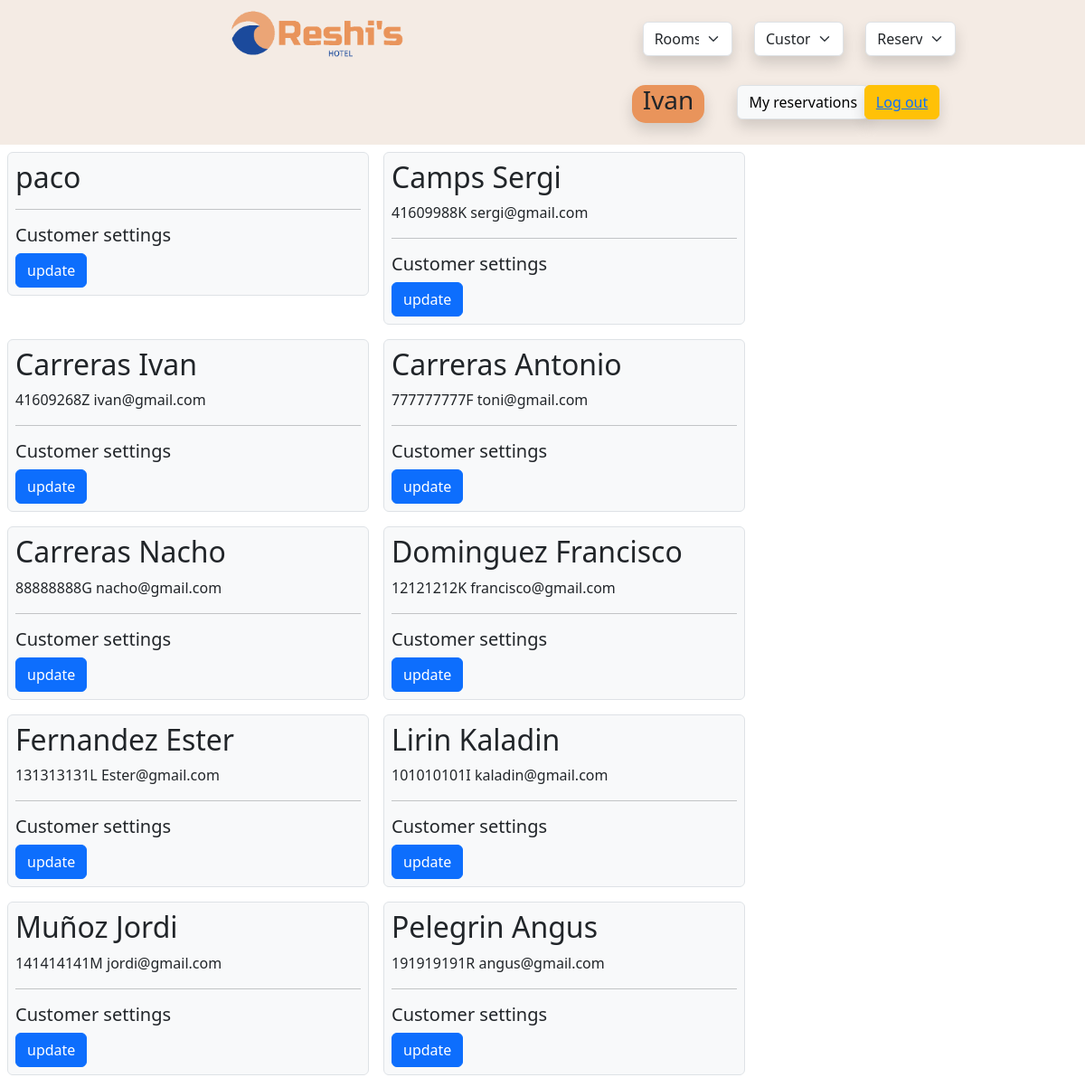
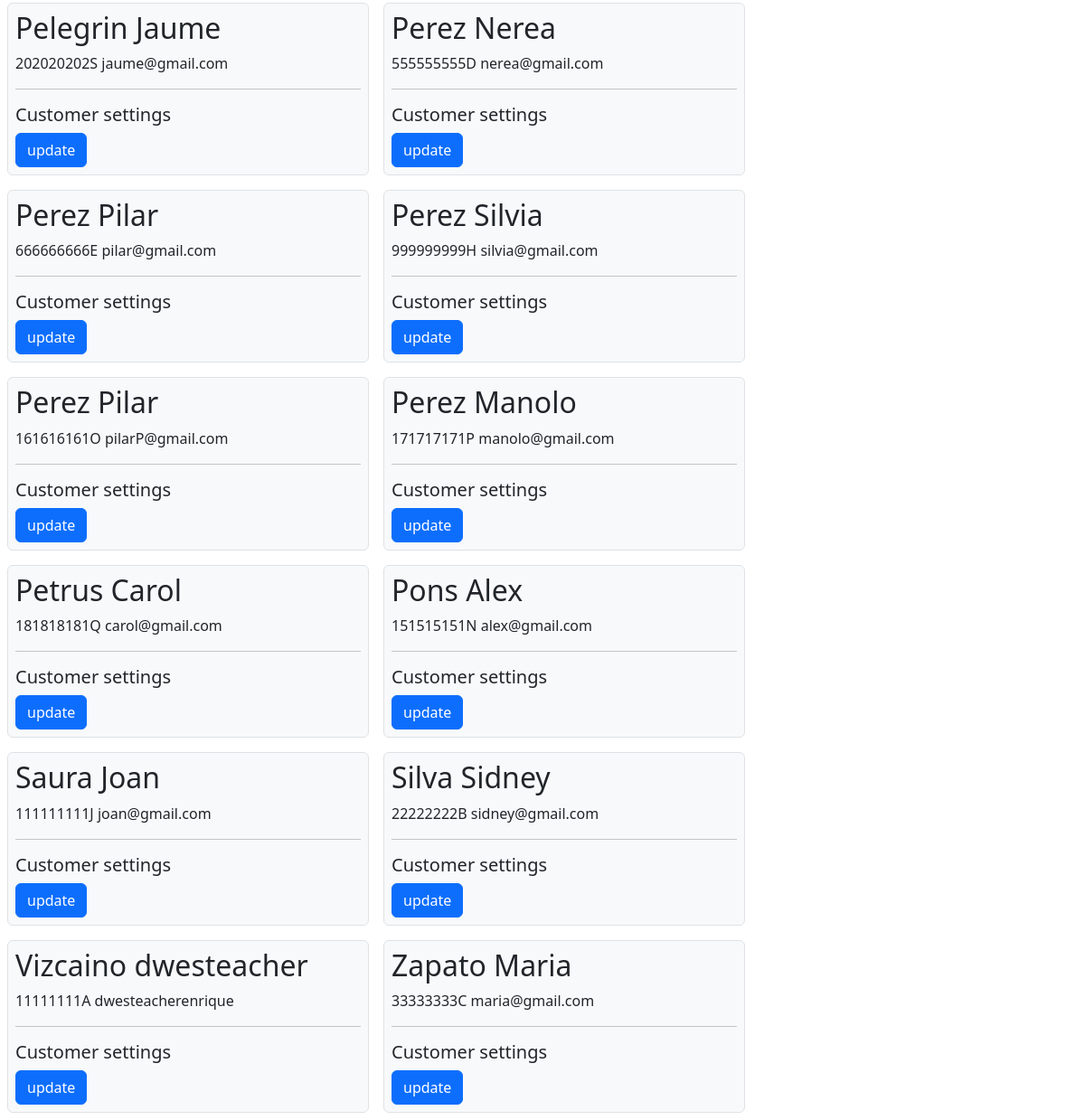
Screenshot of /db/customers/db_customer_select.php (signed in) with the database file from the repository (2 pictures, top to bottom).
### tables this page shows
CREATE TABLE IF NOT EXISTS `034_clients` (
  `client_id` int(11) NOT NULL AUTO_INCREMENT,
  `client_name` varchar(255) DEFAULT NULL,
  `client_surname` varchar(255) DEFAULT NULL,
  `role` enum('user','admin','anonimo') NOT NULL DEFAULT 'user',
  `client_DNI` varchar(255) DEFAULT NULL,
  `client_password` varchar(11) NOT NULL,
  `client_email` varchar(255) NOT NULL,
  `client_phone` varchar(10) DEFAULT NULL,
  `credit_card` varchar(32) DEFAULT NULL,
  `client_country` varchar(255) DEFAULT NULL,
  `client_birth` date NOT NULL,
  PRIMARY KEY (`client_id`)
);

### forms/customers/mini_form_customer_update.php (the view, shortened to what this page needs)
<form action="/student034/dwes/forms/customers/form_customer_update.php" method="post" >
  <label><input class="btn btn-primary" type="submit" name="update" value="update" ></label>
</form>

### header.php (shortened to what this page needs)
<?php
$user_id = $_SESSION['user_id'] ?? 0;
$user = $_SESSION['user'] ?? 'amigo';
$user_role = $_SESSION['user_role'] ?? 'anonimo';
?>
<!DOCTYPE html>
<html lang="en">
<head>
  <link rel="stylesheet" href="/student034/dwes/style.css">
  <link href="https://cdn.jsdelivr.net/npm/bootstrap@5.3.2/dist/css/bootstrap.min.css" rel="stylesheet">
</head>
<body>
  <header class=" p-2">
    <div class="container-fluid ">
      <div class="row">
        <div class="col-lg-7">
          <h1>
            <a href="/student034/dwes/index.php"><img src="/student034/dwes/imagenes/logo/logo_v4.PNG" alt="" width="200px">
            </a>
          </h1>
        </div>
        <div class="col-lg-5">
          <div class="row">
            <?php
            if ($user_role == 'admin') {
            ?>
              <div class="col-lg-3 my-3">
                <select class="form-select shadow" name="Rooms" id="" onchange="window.location.href=this.value;">
                  <option value="">Rooms</option>
                </select>
              </div>
              <div class="col-lg-3 my-3">
                <select class="form-select shadow" name="Customer" id="" onchange="window.location.href=this.value;">
                  <option value="">Customer</option>
                </select>
              </div>
              <div class="col-lg-3 my-3">
                <select class="form-select shadow" name="Reservations" id="" onchange="window.location.href=this.value;">
                  <option value="">Reservations</option>
                </select>
              </div>
            <?php
            }
            ?>
            <?php
            if ($user_id == 0) { ?>
              <div class="col-lg-12" id="wellcome">
                <div class="container">
                  <div class="row">
                    <div class="col-5 shadow" id="saludo_user">
                      <h3>Hola <?php echo htmlspecialchars($user) ?></h3>
                    </div>
                    <div class="col-3">
                      <button class="btn btn-warning shadow"><a class="col my-3" href="/student034/dwes/forms/customers/form_customer_login.php">Sign in</a></button>
                    </div>
                    <div class="col-3 "><button class="btn btn-light mx-4 border shadow"><a href="/student034/dwes/forms/customers/form_customer_insert.php">Register</a></button></div>
                  </div>
                </div>
              </div>
            <?php
            } else { ?>
              <div class="container">
                <div class="row">
                  <div class="col-lg-4 my-3 shadow" id="saludo_user">
                    <h3> <?php echo htmlspecialchars($user) ?></h3>
                  </div>
                  <div class="col-lg-4 my-3">
                    <?php
                    include($_SERVER['DOCUMENT_ROOT'] . '/student034/dwes/forms/reservations/mini_form_reservation_select.php');
                    ?>
                  </div>
                  <div class="col-lg-4 my-3">
                    <button class="btn btn-warning shadow"><a href="/student034/dwes/db/customers/db_customer_logout.php">Log out</a></button>
                  </div>
                </div>
              </div>
            <?php
            }
            ?>
          </div>
        </div>
      </div>
    </div>
  </header>

### forms/reservations/mini_form_reservation_select.php (shortened to what this page needs)
<form action="/student034/dwes/db/reservations/db_myReservations_select.php" method="post">
  <input class="btn btn-light mx-4 border shadow" type="submit" name="submit" value="My reservations">
</form>

### db/customers/db_customer_select.php
<?php
include($_SERVER['DOCUMENT_ROOT'] . '/student034/dwes/header.php');
?>
<?php
  include($_SERVER['DOCUMENT_ROOT'] . '/student034/dwes/db/db_connection.php');
  $sql = 'SELECT * FROM 034_clients ORDER BY client_surname ASC';
  $resultado = mysqli_query($conn, $sql);
  $muestra = mysqli_fetch_all($resultado, MYSQLI_ASSOC);
  foreach ($muestra as $customer) { ?>
    <div class="bg-light m-2 p-2 rounded border" style="width: 400px; float:left;">
      <h2><?php print_r($customer['client_surname'] . ' ' . $customer['client_name']) ?></h2>
      <p><?php print_r($customer['client_DNI'] . ' ' .$customer['client_email']) ?></p>
      <hr>
      <h5>Customer settings</h5>
      <?php
      include($_SERVER['DOCUMENT_ROOT'] . '/student034/dwes/forms/customers/mini_form_customer_update.php');
      ?>
    </div>
<?php
  }
?>

### style.css (style rules this page uses)
header { background-color: #f4ebe4; }
h1 { text-align: center; }
a { color:black; text-decoration: none; }
body { background-image: url("./imagenes/hotel/paisaje.png"); backdrop-filter: blur(10px); min-height: 100vh; position: relative; padding-bottom: 3em; }
#saludo_user { background-color: #e9945b; text-align: center; border-radius: 15px; width: auto; }

### rows the page displays
034_clients: value "paco"
034_clients: value "Camps Sergi 41609988K sergi@gmail.com"
034_clients: value "Carreras Ivan 41609268Z ivan@gmail.com"
034_clients: value "Carreras Antonio 777777777F toni@gmail.com"
034_clients: value "Carreras Nacho 88888888G nacho@gmail.com"
034_clients: value "Dominguez Francisco 12121212K francisco@gmail.com"
034_clients: value "Fernandez Ester 131313131L Ester@gmail.com"
034_clients: value "Lirin Kaladin 101010101I kaladin@gmail.com"
034_clients: value "Muñoz Jordi 141414141M jordi@gmail.com"
034_clients: value "Pelegrin Angus 191919191R angus@gmail.com"
034_clients: value "Pelegrin Jaume 202020202S jaume@gmail.com"
034_clients: value "Perez Nerea 555555555D nerea@gmail.com"
034_clients: value "Perez Pilar 666666666E pilar@gmail.com"
034_clients: value "Perez Silvia 999999999H silvia@gmail.com"
034_clients: value "Perez Pilar 161616161O pilarP@gmail.com"
034_clients: value "Perez Manolo 171717171P manolo@gmail.com"
034_clients: value "Petrus Carol 181818181Q carol@gmail.com"
034_clients: value "Pons Alex 151515151N alex@gmail.com"
034_clients: value "Saura Joan 111111111J joan@gmail.com"
034_clients: value "Silva Sidney 22222222B sidney@gmail.com"
034_clients: value "Vizcaino dwesteacher 11111111A dwesteacherenrique"
034_clients: value "Zapato Maria 33333333C maria@gmail.com"

### other values shown
$user "Ivan"
